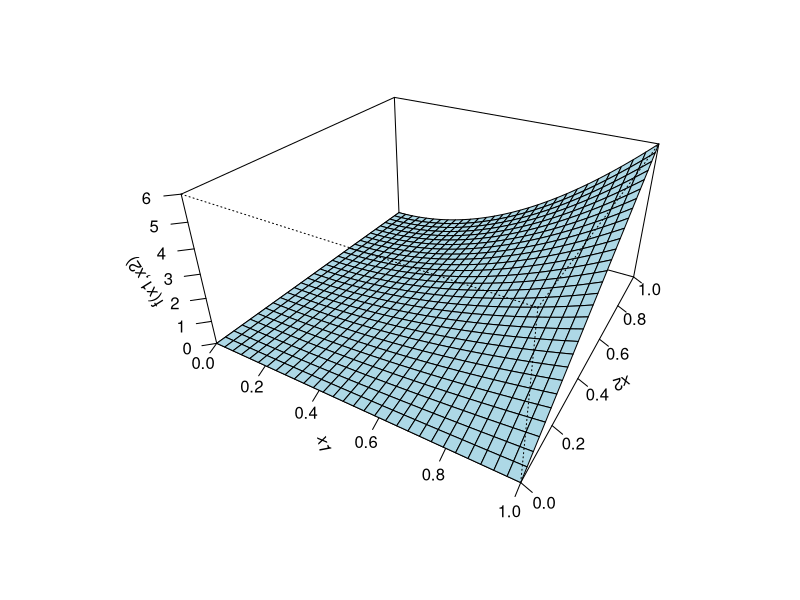
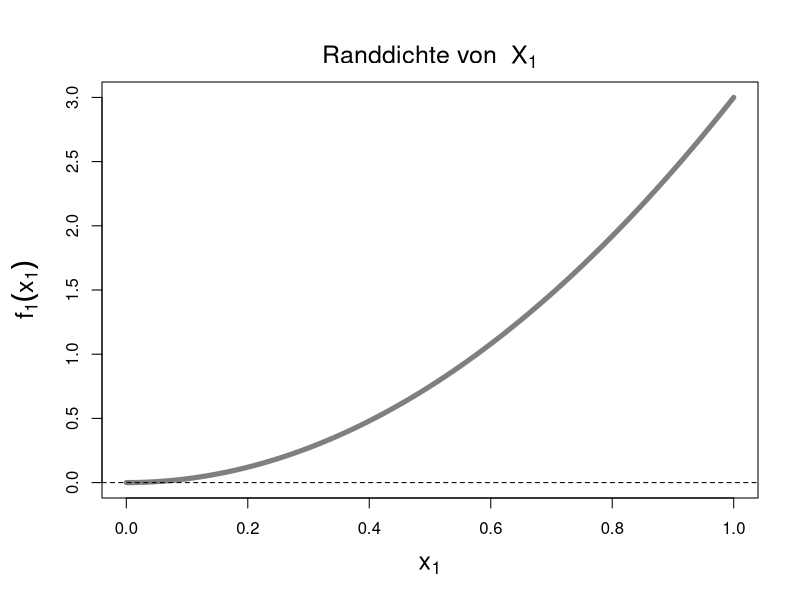
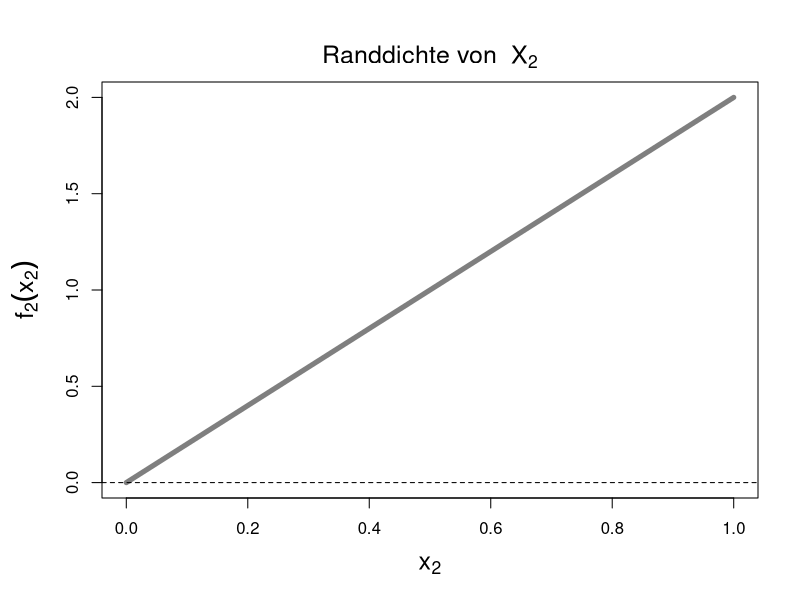
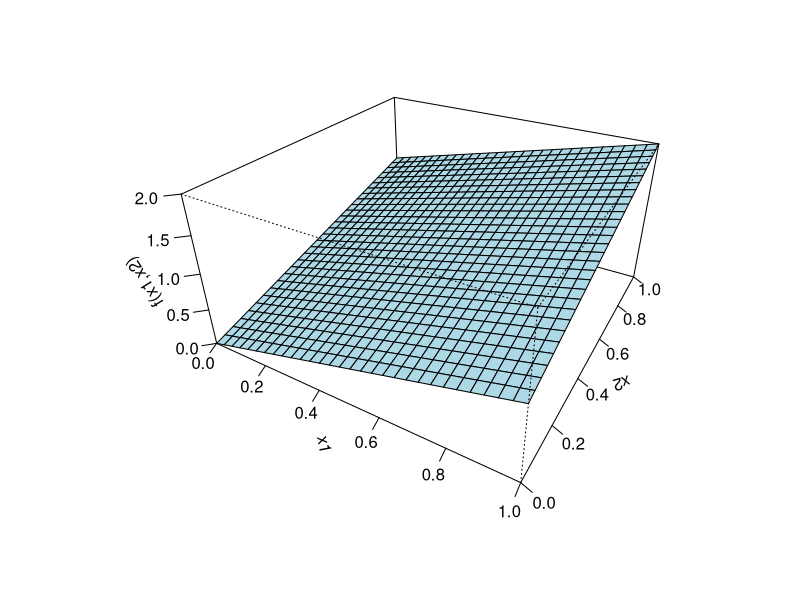
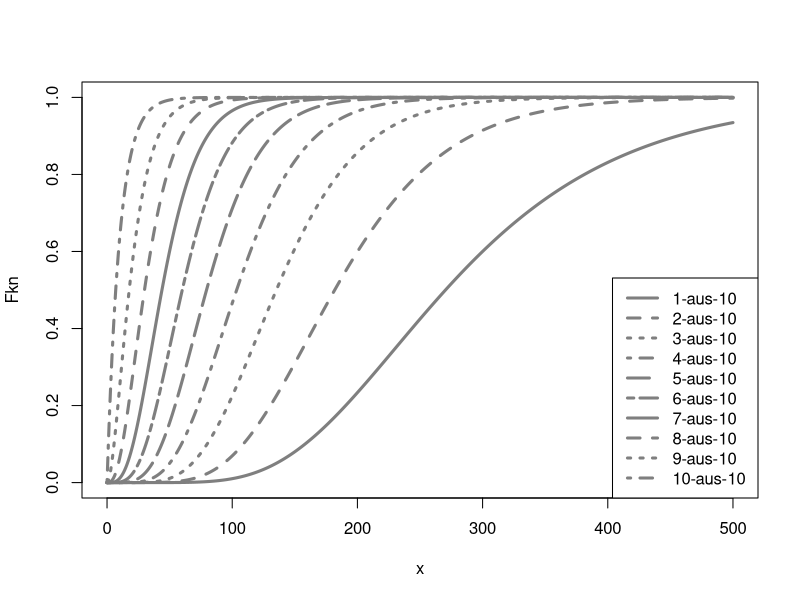
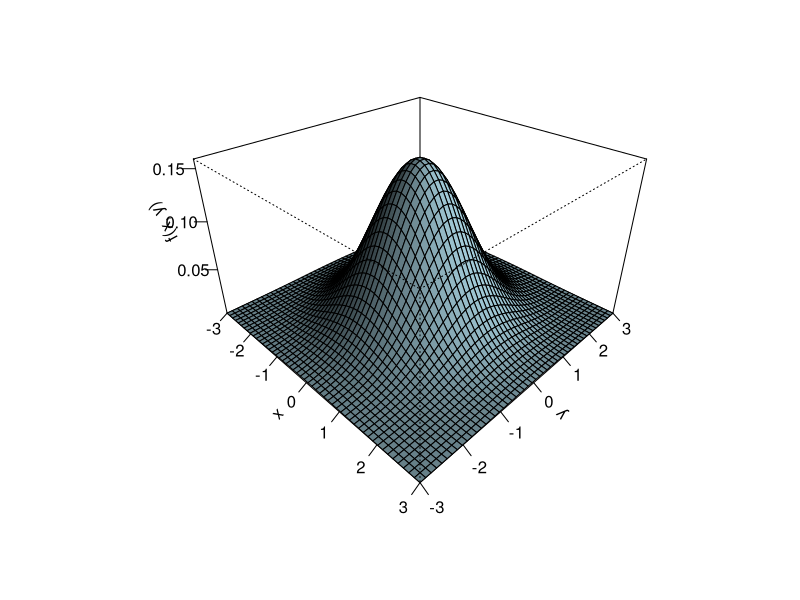
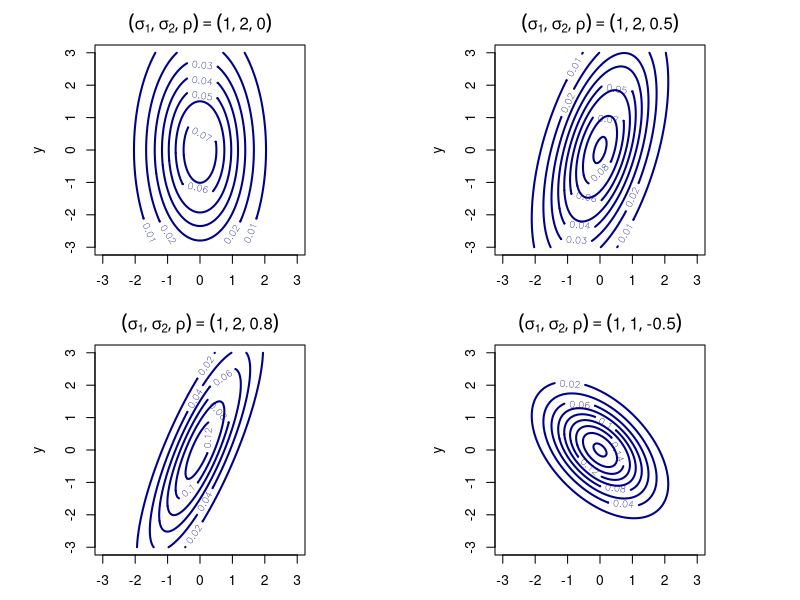
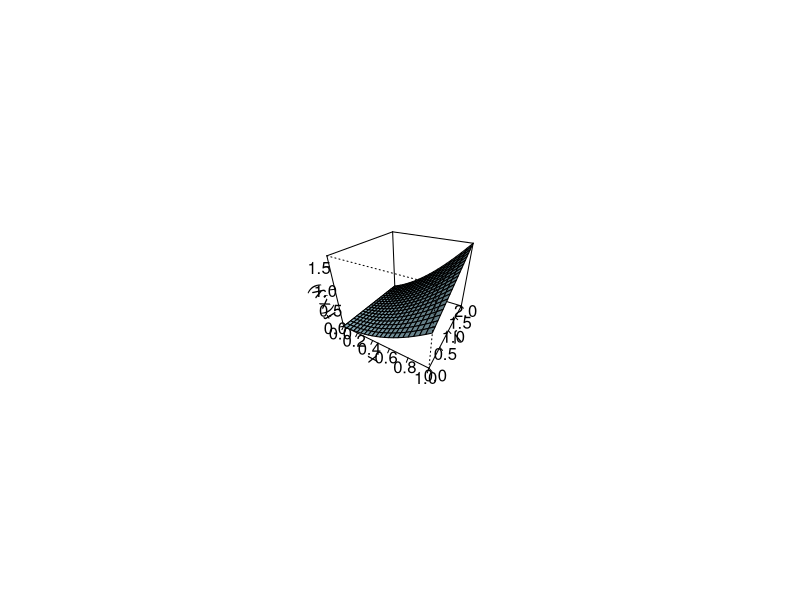

Write R code to recreate these figures, in order. (Note: this script raises an error after producing the figures.)
#===============================================================#
#                                                               #
#                STAT u. WTH  f. INF    WS 2016                 #
#                                                               #
#===============================================================#
#                                                               #
#              Kapitel 5: Multivariate Verteilungen             #
#                                                               #
#===============================================================#

# c/ W. Gurker


# Datenfiles:
#-------------

# Packages:
#-----------
# base, MASS


# Bsp 5.3
#=========
# Abb 5.1 (gemeinsame Dichte)
#-----------------------------
x1 <- x2 <- seq(0, 1, length=30)
f <- function(x1, x2) 6*x1^2*x2
z <- outer(x1, x2, f)
persp(x1, x2, z, theta=30, phi=30, expand=0.5, col="lightblue",
  ticktype="detailed", zlab="f(x1,x2)")


# Bsp 5.4
#=========
# Abb 5.2 (Randdichten)
#-----------------------
old.par <- par(mar=c(5, 5, 4, 2) + 0.1)
x1 <- x2 <- seq(0, 1, length=100)
plot(x1, 3*x1^2, type="l", lty=1, lwd=5, col="grey50",
  xlab=expression(x[1]), ylab=expression(f[1](x[1])),
  pty="s", cex.lab=1.5)
abline(h=0, lty=2)
mtext(text=expression(paste("Randdichte von  ", X[1])),
  line=0.5, cex=1.5)
plot(x2, 2*x2, type="l", lty=1, lwd=5, col="grey50",
  xlab=expression(x[2]), ylab=expression(f[2](x[2])),
  pty="s", cex.lab=1.5)
abline(h=0, lty=2)
mtext(text=expression(paste("Randdichte von  ", X[2])),
  line=0.5, cex=1.5)
par(old.par)


# Bsp 5.11
#==========
# Abb 5.4 (gemeinsame Dichte)
#-----------------------------
x1 <- x2 <- seq(0, 1, length=30)
f <- function(x1, x2) x1 + x2
z <- outer(x1, x2, f)
persp(x1, x2, z, theta=30, phi=30, expand=0.5, col="lightblue",
  ticktype="detailed", zlab="f(x1,x2)")
  
  
# Bsp 5.18
#==========
# Abb 5.6 (k-aus-n System)
#--------------------------
f <- function(x, lamb, k, n) {
  p <- 1-pexp(x, rate=lamb)
  pbinom(k-1, size=n, prob=p)
}

n <- 10
lamb <- 1/100
x <- seq(0, 500, length=500)
Fkn <- c()
for (k in 1:n) {
  z <- sapply(x, f, lamb=lamb, k=k, n=n)
  Fkn <- cbind(Fkn, z)
}

matplot(x, Fkn, type="l", lty=1:n, lwd=3, col="grey50")
legend("bottomright", paste(1:n, "-aus-", n, " ", sep=""),
  lty=1:n, lwd=3, col="grey50")
  
  
# Bsp 5.21
#==========
# Abb 5.7 (bivariate Standardnormaldichte)
#------------------------------------------
f <- function(x, y) {
  z <- (1/(2*pi)) * exp(-.5 * (x^2 + y^2))
}

y <- x <- seq(-3, 3, length=50)
z <- outer(x, y, f)
persp(x, y, z, theta=45, phi=30, expand=0.6, ltheta=120,
  shade=0.75, ticktype="detailed", col="lightblue",
  xlab="x", ylab="y", zlab="f(x, y)")
  
# Abb 5.8 (Contourplots)
#------------------------
norm.2d <- function(x, y, m.x=0, m.y=0, s.x=1, s.y=1, r.xy=0) {
     C.1 <- 1/(2*pi*s.x*s.y*sqrt(1-r.xy^2))
     C.2 <- 1/(2*(1-r.xy^2))
     e <- (((x-m.x)/s.x)^2 -
         2*r.xy*((x-m.x)/s.x)*((y-m.y)/s.y) +
         ((y-m.y)/s.y)^2)
     return(C.1*exp(-C.2*e))
     }

x <- y <- seq(-3, 3, by=0.05)

old.par <- par(mfrow=c(2,2), pin=c(2.1,2.1))

s.x <- 1
s.y <- 2
r.xy <- 0
z <- outer(x, y, norm.2d, s.x=s.x, s.y=s.y, r.xy=r.xy)
contour(x, y, z, nlevels=8, xlab="x", ylab="y", col="darkblue", lwd=2)
mtext(line=0.5, substitute(group("(",list(sigma[1],sigma[2],rho),")") ==
  group("(",list(a,b,c),")"), list(a=s.x, b=s.y, c=r.xy)))

s.x <- 1
s.y <- 2
r.xy <- 0.5
z <- outer(x, y, norm.2d, s.x=s.x, s.y=s.y, r.xy=r.xy)
contour(x, y, z, nlevels=8, xlab="x", ylab="y", col="darkblue", lwd=2)
mtext(line=0.5, substitute(group("(",list(sigma[1],sigma[2],rho),")") ==
  group("(",list(a,b,c),")"), list(a=s.x, b=s.y, c=r.xy)))

s.x <- 1
s.y <- 2
r.xy <- 0.8
z <- outer(x, y, norm.2d, s.x=s.x, s.y=s.y, r.xy=r.xy)
contour(x, y, z, nlevels=8, xlab="x", ylab="y", col="darkblue", lwd=2)
mtext(line=0.5, substitute(group("(",list(sigma[1],sigma[2],rho),")") ==
  group("(",list(a,b,c),")"), list(a=s.x, b=s.y, c=r.xy)))

s.x <- 1
s.y <- 1
r.xy <- -0.5
z <- outer(x, y, norm.2d, s.x=s.x, s.y=s.y, r.xy=r.xy)
contour(x, y, z, nlevels=8, xlab="x", ylab="y", col="darkblue", lwd=2)
mtext(line=0.5, substitute(group("(",list(sigma[1],sigma[2],rho),")") ==
  group("(",list(a,b,c),")"), list(a=s.x, b=s.y, c=r.xy)))

par(old.par)


# UE - Aufgaben
#===============

# ue5.5
#=======
# (a)
#-----
fxy <- function(x, y) 6/7*(x^2+x*y/2)
x <- seq(0, 1, by=0.05)
y <- seq(0, 2, by=0.1)
zf <- outer(x, y, fxy)
persp(x, y, zf, theta=30, phi=30, col="lightblue", expand=0.8,
  ltheta=120, shade=0.3, ticktype="detailed", xlab="x", ylab="y",
  zlab="f(x,y)")
  
  
# ue5.12
#========
# (a)
#-----
fxy <- function(x, y) 2*exp(-(x+2*y))
x <- seq(0, 2, by=0.05)
y <- seq(0, 1, by=0.05)
zf <- outer(x, y, fxy)
persp(x, y, zf, theta=30, phi=30, col="lightblue", expand=0.8,
  ltheta=120, shade=0.3, ticktype="detailed", xlab="x", ylab="y",
  zlab="f(x,y)")
  
  
# ue5.15
#========
# (b) (Simulation)
#------------------
n <- 100000
S <- numeric(n)
for (i in 1:n) {
  K1 <- max(rexp(3, rate=1/1000))
  K2 <- max(rexp(2, rate=1/3000))
  K3 <- rexp(1, rate=1/5000)
  S[i] <- min(K1,K2,K3)
}

hist(S, breaks=50, prob=TRUE, main="Systemlebensdauer",
  xlab="Stunden", col="lightgrey", xlim=c(0,6000))
abline(v=c(mean(S),median(S)), lty=c(1,2), lwd=2)
legend("topright", legend=c("Mittelwert","Median"),
  lty=c(1,2), lwd=2)


# ue5.16
#========
a <- c(1,-2,1)
Sig <- matrix(c(3,2,1,2,2,1,1,1,3), ncol=3, byrow=TRUE)
t(a) %*% Sig %*% a


# ue5.17
#========
# inch
mu.in <- c(70,64)
sigx.in <- 2
sigy.in <- 1.5
rho <- 0.7
Sig.in <- matrix(c(sigx.in^2,rep(sigx.in*sigy.in*rho,2),sigy.in^2), ncol=2)
# cm
A <- matrix(c(2.54,rep(0,2),2.54), ncol=2)
(mu.cm <- mu.in*2.54)
(Sig.cm <- A %*% Sig.in %*% t(A))

# Prognose
(male.cm <- 6*12*2.54)
(progn <- mu.cm[2]+0.7*sqrt(Sig.cm[2,2]/Sig.cm[1,1])*(male.cm-mu.cm[1]))

# Regressionsschere
x <- seq(165, 190, by=0.1)
y <- seq(155, 170, by=0.1)
m.x <- mu.cm[1]
m.y <- mu.cm[2]
s.x <- sqrt(Sig.cm[1,1])
s.y <- sqrt(Sig.cm[2,2])
r.xy <- rho
a1 <- mu.cm[2]-r.xy*(s.y/s.x)*mu.cm[1]
a2 <- mu.cm[2]-(r.xy)^(-1)*(s.y/s.x)*mu.cm[1]
z <- outer(x, y, norm.2d, m.x=m.x, m.y=m.y, s.x=s.x, s.y=s.y, r.xy=r.xy)
contour(x, y, z, nlevels=10, xlab="x", ylab="y", col="grey80", lwd=2)
lines(m.x, m.y, type="p", pch=21, cex=1.3, col="darkblue")
abline(a=a1, b=r.xy*s.y/s.x, lty=1, lwd=3, col="darkblue")
text(locator(1), "E(Y|x)", cex=1.8, col="darkblue", pos=4)
abline(a=a2, b=(r.xy)^(-1)*s.y/s.x, lty=1, lwd=3, col="darkblue")
text(locator(1), "E(X|y)", cex=1.8, col="darkblue", pos=2)
abline(v=male.cm, lty=2)
abline(h=progn, lty=2)


# ue5.19
#========
require(MASS)
biv.rnorm <- function(n=1, mux=0, muy=0, sigx=1, sigy=1, rho=0) {
  mu <- c(mux,muy)
  Sigma <- matrix(c(sigx^2,rep(rho*sigx*sigy,2),sigy^2), ncol=2)
  rn <- mvrnorm(n, mu, Sigma)
  return(rn)
}

# Note: The following functions were adapted
# from J. Verzani (Package: UsingR)
scatter.with.hist <- function(x, y, hist.col="grey50", trend.line="lm", ...) {
  on.par <- par(no.readonly=TRUE)
  on.exit(par(on.par))
  nf <- layout(matrix(c(1,0,
                        3,2),
                        2,2, byrow=TRUE),
                      widths=c(3,1),
                      heights=c(1,3),
                      respect=TRUE)
  layout.show(nf)
  n <- length(x)
  no.breaks <- max(nclass.scott(x),nclass.scott(y))
  xhist <- hist(x, breaks=no.breaks, plot=FALSE)
  yhist <- hist(y, breaks=no.breaks, plot=FALSE)
  top <- max(c(xhist$counts, yhist$counts))
  par(mar=c(0,4,1,1))
  barplot(xhist$counts, axes=FALSE, ylim=c(0,top),
    space=0, col=hist.col)
  #box()
  par(mar=c(4,0,1,1))
  barplot(yhist$counts, axes=FALSE, xlim=c(0,top),
    space=0, col=hist.col, horiz=TRUE)
  #box()
  par(mar=c(4,4,1,1))
  x.name <- deparse(substitute(x))
  y.name <- deparse(substitute(y))
  plot(x, y, pch=21, xlab=x.name, ylab=y.name, ...)
  if(!is.null(trend.line) && !is.na(trend.line)) {
    switch(trend.line,
      "lm"=abline(lm(y ~ x)),
      "supsmu"=lines(supsmu(x, y)),
      "lowess"=lines(lowess(x, y)),
      NULL)
    }
  invisible()
}

scatter.with.box <- function(x, y, box.col="grey50", ...) {
  on.par <- par(no.readonly=TRUE)
  on.exit(par(on.par))
  nf <- layout(matrix(c(1,0,
                        3,2),
                        2,2, byrow=TRUE),
                      widths=c(3,1),
                      heights=c(1,3),
                      respect=TRUE)
  layout.show(nf)
  n <- length(x)
  par(mar=c(0,4,1,1))
  boxplot(x, col=box.col, axes=FALSE, horizontal=TRUE)
  par(mar=c(4,0,1,1))
  boxplot(y, col=box.col, axes=FALSE)
  par(mar=c(4,4,1,1))
  x.name <- deparse(substitute(x))
  y.name <- deparse(substitute(y))
  plot(x, y, pch=21, xlab=x.name, ylab=y.name, ...)
  invisible()
}

# (a)
#-----
BNa <- biv.rnorm(500)
x <- BNa[,1]
y <- BNa[,2]
scatter.with.hist(x, y, trend.line=FALSE)
scatter.with.box(x, y)

# (b)
#-----
BNb <- biv.rnorm(500, 100, 200, 5, 6, 0.8)
x <- BNb[,1]
y <- BNb[,2]
scatter.with.hist(x, y, trend.line=FALSE)
scatter.with.box(x, y)

# (c)
#-----
BNc <- biv.rnorm(500, 100, 200, 5, 6, -0.6)
x <- BNc[,1]
y <- BNc[,2]
scatter.with.hist(x, y, trend.line=FALSE)
scatter.with.box(x, y)


# ue5.20
#========
require(MASS)
Sig <- matrix(c(3,2,1,2,2,1,1,1,3), ncol=3, byrow=TRUE)
rtrinorm <- mvrnorm(500, mu=c(0,0,0), Sigma=Sig)
colnames(rtrinorm) <- c("X1","X2","X3")
panel.reg <- function(x, y) {
  points(x, y, pch=21, cex=1.5, col="lightblue")
  abline(lm(y ~ x), col="darkblue", lwd=2)
}
pairs(rtrinorm, panel=panel.reg, gap=0)


# Anhang: Methode der Annahme und Verwerfung
#============================================

# Bsp1
#------
f <- function(x, a, b) { dbeta(x, a, b) }
g <- function(x) { dunif(x) }

a <- 2; b <- 4
x <- seq(0, 1, by=0.01)
plot(x, f(x, a, b), type="l", lty=1, lwd=3,
  xlab="x", ylab="", ylim=c(0,2.5), axes=FALSE)
axis(1, pos=0)
axis(2, pos=0, at=seq(0, 2.5, by=0.5))

cc <- 135/64

N <- 1000
rndf <- numeric(N)
k <- 0
while( k < N ) {
  Y <- runif(1)
  U <- runif(1, min=0, max=cc*g(Y))
  if ( U <= f(Y, a, b) ) {
    rndf[k+1] <- Y
    k <- k + 1
  }
}

hist(rndf, breaks=seq(0, 1, by=0.1), prob=TRUE,
  col="grey70", main="", xlab="x", ylim=c(0, 2.5), 
  axes=FALSE)
axis(1, pos=0)
axis(2, pos=0, at=seq(0, 2.5, by=0.5))
lines(x, f(x, a, b), lty=1, lwd=3)


# Bsp2
#------
f <- function(x, a, b) { 2*dnorm(x) }
g <- function(x) { dexp(x) }

x <- seq(0, 4, by=0.01)
plot(x, f(x), type="l", lty=1, lwd=3,
  xlab="x", ylab="", ylim=c(0,1), axes=FALSE)
axis(1, pos=0)
axis(2, pos=0, at=seq(0, 1, by=0.2))

cc <- sqrt(2*exp(1)/pi)

N <- 1000
rndf <- numeric(N)
k <- 0
while( k < N ) {
  Y <- rexp(1)
  U <- runif(1, min=0, max=cc*g(Y))
  if ( U <= f(Y) ) {
    rndf[k+1] <- Y
    k <- k + 1
  }
}

hist(rndf, breaks=seq(0, 4, by=0.2), prob=TRUE,
  col="grey70", main="", xlab="x", ylim=c(0, 1), 
  axes=FALSE)
axis(1, pos=0)
axis(2, pos=0, at=seq(0, 1, by=0.2))
lines(x, f(x), lty=1, lwd=3)
